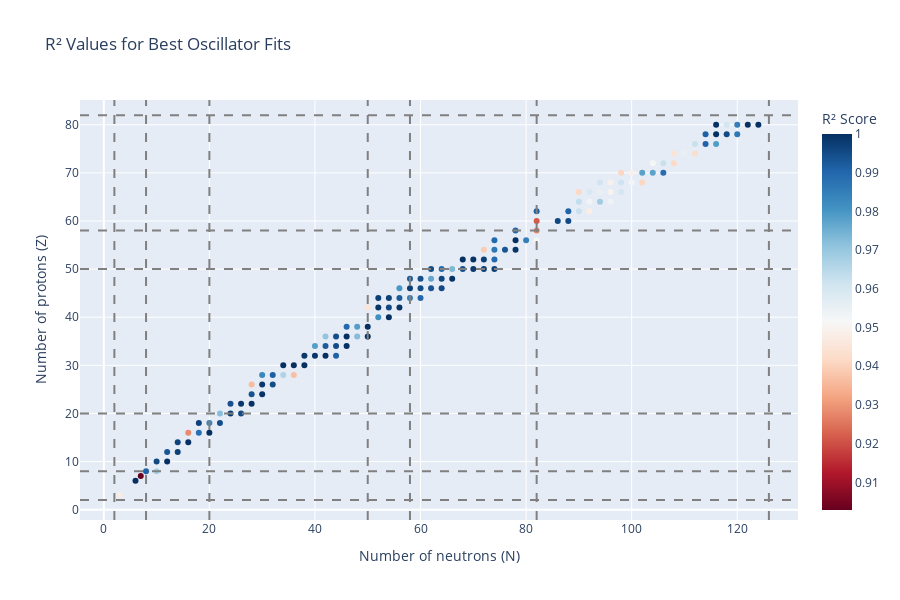

The cell this chart's notebook holds for it:
### Code cell
df_to_plot = best_osc_merged
# df_to_plot = merged

fig = px.scatter(df_to_plot.groupby(by=df_to_plot.index).head(1).reset_index(), 
          # x='a', 
          x='n',
          y='z', 
          color='r2',
          title='R² Values for Best Oscillator Fits',
          # labels={'z': 'Number of protons (Z)', 'a': 'Weight (A)', 'r2': 'R² Score'},
          labels={'z': 'Number of protons (Z)', 'n': 'Number of neutrons (N)', 'r2': 'R² Score'},
          color_continuous_scale='RdBu',
          height=600)


magic_numbers_n = [2, 8, 20, 50, 58, 82, 126]
magic_numbers_z = [2, 8, 20, 50, 58, 82]

for i, m in enumerate(magic_numbers_n):
    fig.add_vline(x=m, line_dash="dash", line_color="gray", name="Magic numbers" if i==0 else None)

for i, m in enumerate(magic_numbers_z):
    fig.add_hline(y=m, line_dash="dash", line_color="gray")

fig.show()

### Figure 1 — Plotly figure (JSON) as saved in the notebook; plotly's stock layout.template omitted (floating-point values rounded to 4 significant figures; data arrays with more than 128 entries replaced by an {"elided": "..."} marker saying what was removed)
{"data": [{"hovertemplate": "Number of neutrons (N)=%{x}<br>Number of protons (Z)=%{y}<br>R² Score=%{marker.color}<extra></extra>", "legendgroup": "", "marker": {"color": {"elided": "138 float values"}, "coloraxis": "coloraxis", "symbol": "circle"}, "mode": "markers", "name": "", "orientation": "v", "showlegend": false, "type": "scatter", "x": {"elided": "138 int values"}, "xaxis": "x", "y": {"elided": "138 int values"}, "yaxis": "y"}], "layout": {"coloraxis": {"colorbar": {"title": {"text": "R² Score"}}, "colorscale": [[0, "rgb(103,0,31)"], [0.1, "rgb(178,24,43)"], [0.2, "rgb(214,96,77)"], [0.3, "rgb(244,165,130)"], [0.4, "rgb(253,219,199)"], [0.5, "rgb(247,247,247)"], [0.6, "rgb(209,229,240)"], [0.7, "rgb(146,197,222)"], [0.8, "rgb(67,147,195)"], [0.9, "rgb(33,102,172)"], [1, "rgb(5,48,97)"]]}, "height": 600, "legend": {"tracegroupgap": 0}, "shapes": [{"line": {"color": "gray", "dash": "dash"}, "name": "Magic numbers", "type": "line", "x0": 2, "x1": 2, "xref": "x", "y0": 0, "y1": 1, "yref": "y domain"}, {"line": {"color": "gray", "dash": "dash"}, "type": "line", "x0": 8, "x1": 8, "xref": "x", "y0": 0, "y1": 1, "yref": "y domain"}, {"line": {"color": "gray", "dash": "dash"}, "type": "line", "x0": 20, "x1": 20, "xref": "x", "y0": 0, "y1": 1, "yref": "y domain"}, {"line": {"color": "gray", "dash": "dash"}, "type": "line", "x0": 50, "x1": 50, "xref": "x", "y0": 0, "y1": 1, "yref": "y domain"}, {"line": {"color": "gray", "dash": "dash"}, "type": "line", "x0": 58, "x1": 58, "xref": "x", "y0": 0, "y1": 1, "yref": "y domain"}, {"line": {"color": "gray", "dash": "dash"}, "type": "line", "x0": 82, "x1": 82, "xref": "x", "y0": 0, "y1": 1, "yref": "y domain"}, {"line": {"color": "gray", "dash": "dash"}, "type": "line", "x0": 126, "x1": 126, "xref": "x", "y0": 0, "y1": 1, "yref": "y domain"}, {"line": {"color": "gray", "dash": "dash"}, "type": "line", "x0": 0, "x1": 1, "xref": "x domain", "y0": 2, "y1": 2, "yref": "y"}, {"line": {"color": "gray", "dash": "dash"}, "type": "line", "x0": 0, "x1": 1, "xref": "x domain", "y0": 8, "y1": 8, "yref": "y"}, {"line": {"color": "gray", "dash": "dash"}, "type": "line", "x0": 0, "x1": 1, "xref": "x domain", "y0": 20, "y1": 20, "yref": "y"}, {"line": {"color": "gray", "dash": "dash"}, "type": "line", "x0": 0, "x1": 1, "xref": "x domain", "y0": 50, "y1": 50, "yref": "y"}, {"line": {"color": "gray", "dash": "dash"}, "type": "line", "x0": 0, "x1": 1, "xref": "x domain", "y0": 58, "y1": 58, "yref": "y"}, {"line": {"color": "gray", "dash": "dash"}, "type": "line", "x0": 0, "x1": 1, "xref": "x domain", "y0": 82, "y1": 82, "yref": "y"}], "title": {"text": "R² Values for Best Oscillator Fits"}, "xaxis": {"anchor": "y", "domain": [0, 1], "title": {"text": "Number of neutrons (N)"}}, "yaxis": {"anchor": "x", "domain": [0, 1], "title": {"text": "Number of protons (Z)"}}}}
